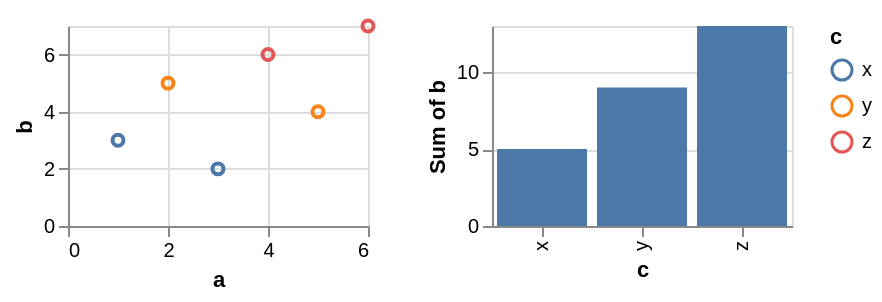

Vega-Lite specification stored for this chart:
### Vega-Lite specification from a JSON file in a GitHub repository (floating-point values rounded to 4 significant figures)
{"$schema": "https://vega.github.io/schema/vega-lite/v6.json", "data": {"values": [{"a": 1, "b": 3, "c": "x", "d": "2020-01-01"}, {"a": 2, "b": 5, "c": "y", "d": "2020-03-01"}, {"a": 3, "b": 2, "c": "x", "d": "2020-06-01"}, {"a": 4, "b": 6, "c": "z", "d": "2020-09-01"}, {"a": 5, "b": 4, "c": "y", "d": "2021-01-01"}, {"a": 6, "b": 7, "c": "z", "d": "2021-04-01"}]}, "hconcat": [{"width": 150, "height": 100, "mark": "point", "encoding": {"x": {"field": "a", "type": "quantitative"}, "y": {"field": "b", "type": "quantitative"}, "color": {"field": "c", "type": "nominal"}, "opacity": {"condition": {"param": "pick", "value": 1}, "value": 0.2}}, "params": [{"name": "pick", "select": {"type": "point", "fields": ["c"]}, "bind": "legend"}]}, {"width": 150, "height": 100, "mark": "bar", "encoding": {"x": {"field": "c", "type": "nominal"}, "y": {"field": "b", "type": "quantitative", "aggregate": "sum"}}, "transform": [{"filter": {"param": "pick"}}]}]}
